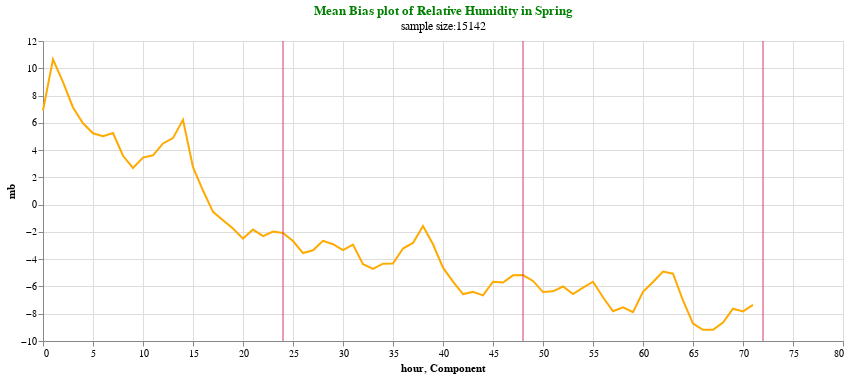

The notebook cell this image was saved under:
### Code cell
plotrmse(Spr_mb_rh,'mb',"Mean Bias plot of Relative Humidity in Spring","sample size:" +  str(Spr["rh_dif"].count()))

### Figure 1 — Vega-Lite specification as saved in the notebook (floating-point values rounded to 4 significant figures)
{"config": {"view": {"continuousWidth": 400, "continuousHeight": 300}}, "layer": [{"data": {"name": "data-c4aabb7eceef8abea4dd2d904073ac9d"}, "mark": "line", "encoding": {"color": {"value": "#FFAA00"}, "x": {"field": "hour", "type": "quantitative"}, "y": {"field": "mb", "type": "quantitative"}}, "height": 300, "title": {"text": ["Mean Bias plot of Relative Humidity in Spring"], "subtitle": ["sample size:15142"], "color": "green"}, "width": 800}, {"data": {"name": "data-b9dd60dc560f7891b967d8e82c37ad0c"}, "mark": {"type": "rule", "color": "#D2386C"}, "encoding": {"x": {"field": "Component", "type": "quantitative"}}}], "$schema": "https://vega.github.io/schema/vega-lite/v4.17.0.json", "datasets": {"data-c4aabb7eceef8abea4dd2d904073ac9d": [{"mb": 6.903, "hour": 0}, {"mb": 10.65, "hour": 1}, {"mb": 8.981, "hour": 2}, {"mb": 7.126, "hour": 3}, {"mb": 5.968, "hour": 4}, {"mb": 5.232, "hour": 5}, {"mb": 5.024, "hour": 6}, {"mb": 5.253, "hour": 7}, {"mb": 3.583, "hour": 8}, {"mb": 2.694, "hour": 9}, {"mb": 3.451, "hour": 10}, {"mb": 3.616, "hour": 11}, {"mb": 4.489, "hour": 12}, {"mb": 4.877, "hour": 13}, {"mb": 6.224, "hour": 14}, {"mb": 2.744, "hour": 15}, {"mb": 1.035, "hour": 16}, {"mb": -0.5263, "hour": 17}, {"mb": -1.144, "hour": 18}, {"mb": -1.754, "hour": 19}, {"mb": -2.49, "hour": 20}, {"mb": -1.83, "hour": 21}, {"mb": -2.304, "hour": 22}, {"mb": -1.969, "hour": 23}, {"mb": -2.084, "hour": 24}, {"mb": -2.666, "hour": 25}, {"mb": -3.549, "hour": 26}, {"mb": -3.35, "hour": 27}, {"mb": -2.659, "hour": 28}, {"mb": -2.902, "hour": 29}, {"mb": -3.331, "hour": 30}, {"mb": -2.934, "hour": 31}, {"mb": -4.362, "hour": 32}, {"mb": -4.708, "hour": 33}, {"mb": -4.327, "hour": 34}, {"mb": -4.314, "hour": 35}, {"mb": -3.221, "hour": 36}, {"mb": -2.813, "hour": 37}, {"mb": -1.563, "hour": 38}, {"mb": -2.907, "hour": 39}, {"mb": -4.621, "hour": 40}, {"mb": -5.645, "hour": 41}, {"mb": -6.558, "hour": 42}, {"mb": -6.4, "hour": 43}, {"mb": -6.657, "hour": 44}, {"mb": -5.655, "hour": 45}, {"mb": -5.711, "hour": 46}, {"mb": -5.184, "hour": 47}, {"mb": -5.162, "hour": 48}, {"mb": -5.595, "hour": 49}, {"mb": -6.412, "hour": 50}, {"mb": -6.359, "hour": 51}, {"mb": -6.006, "hour": 52}, {"mb": -6.557, "hour": 53}, {"mb": -6.093, "hour": 54}, {"mb": -5.656, "hour": 55}, {"mb": -6.79, "hour": 56}, {"mb": -7.821, "hour": 57}, {"mb": -7.524, "hour": 58}, {"mb": -7.89, "hour": 59}, {"mb": -6.387, "hour": 60}, {"mb": -5.668, "hour": 61}, {"mb": -4.905, "hour": 62}, {"mb": -5.065, "hour": 63}, {"mb": -7.03, "hour": 64}, {"mb": -8.726, "hour": 65}, {"mb": -9.182, "hour": 66}, {"mb": -9.182, "hour": 67}, {"mb": -8.649, "hour": 68}, {"mb": -7.63, "hour": 69}, {"mb": -7.832, "hour": 70}, {"mb": -7.346, "hour": 71}], "data-b9dd60dc560f7891b967d8e82c37ad0c": [{"Component": 24}, {"Component": 48}, {"Component": 72}]}}
